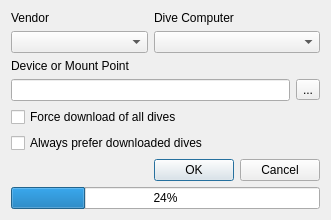
<?xml version="1.0" encoding="UTF-8"?>
<ui version="4.0">
 <class>DownloadFromDiveComputer</class>
 <widget class="QDialog" name="DownloadFromDiveComputer">
  <property name="geometry">
   <rect>
    <x>0</x>
    <y>0</y>
    <width>331</width>
    <height>199</height>
   </rect>
  </property>
  <property name="windowTitle">
   <string>Download From Dive Computer</string>
  </property>
  <layout class="QGridLayout" name="gridLayout">
   <item row="0" column="0">
    <widget class="QLabel" name="label">
     <property name="text">
      <string>Vendor</string>
     </property>
    </widget>
   </item>
   <item row="0" column="1" colspan="2">
    <widget class="QLabel" name="label_2">
     <property name="text">
      <string>Dive Computer</string>
     </property>
    </widget>
   </item>
   <item row="1" column="0">
    <widget class="QComboBox" name="vendor"/>
   </item>
   <item row="1" column="1" colspan="2">
    <widget class="QComboBox" name="product"/>
   </item>
   <item row="2" column="0" colspan="3">
    <widget class="QLabel" name="label_3">
     <property name="text">
      <string>Device or Mount Point</string>
     </property>
    </widget>
   </item>
   <item row="3" column="0" colspan="2">
    <widget class="QLineEdit" name="device"/>
   </item>
   <item row="3" column="2">
    <widget class="QToolButton" name="search">
     <property name="text">
      <string>...</string>
     </property>
    </widget>
   </item>
   <item row="4" column="0" colspan="3">
    <widget class="QCheckBox" name="forceDownload">
     <property name="text">
      <string>Force download of all dives</string>
     </property>
    </widget>
   </item>
   <item row="5" column="0" colspan="3">
    <widget class="QCheckBox" name="preferDownloaded">
     <property name="text">
      <string>Always prefer downloaded dives</string>
     </property>
    </widget>
   </item>
   <item row="6" column="0" colspan="3">
    <layout class="QHBoxLayout" name="horizontalLayout">
     <item>
      <spacer name="horizontalSpacer">
       <property name="orientation">
        <enum>Qt::Horizontal</enum>
       </property>
       <property name="sizeHint" stdset="0">
        <size>
         <width>40</width>
         <height>20</height>
        </size>
       </property>
      </spacer>
     </item>
     <item>
      <widget class="QPushButton" name="ok">
       <property name="text">
        <string>OK</string>
       </property>
      </widget>
     </item>
     <item>
      <widget class="QPushButton" name="cancel">
       <property name="text">
        <string>Cancel</string>
       </property>
      </widget>
     </item>
    </layout>
   </item>
   <item row="7" column="0" colspan="3">
    <widget class="QProgressBar" name="progressBar">
     <property name="value">
      <number>24</number>
     </property>
    </widget>
   </item>
  </layout>
 </widget>
 <resources/>
 <connections/>
</ui>
